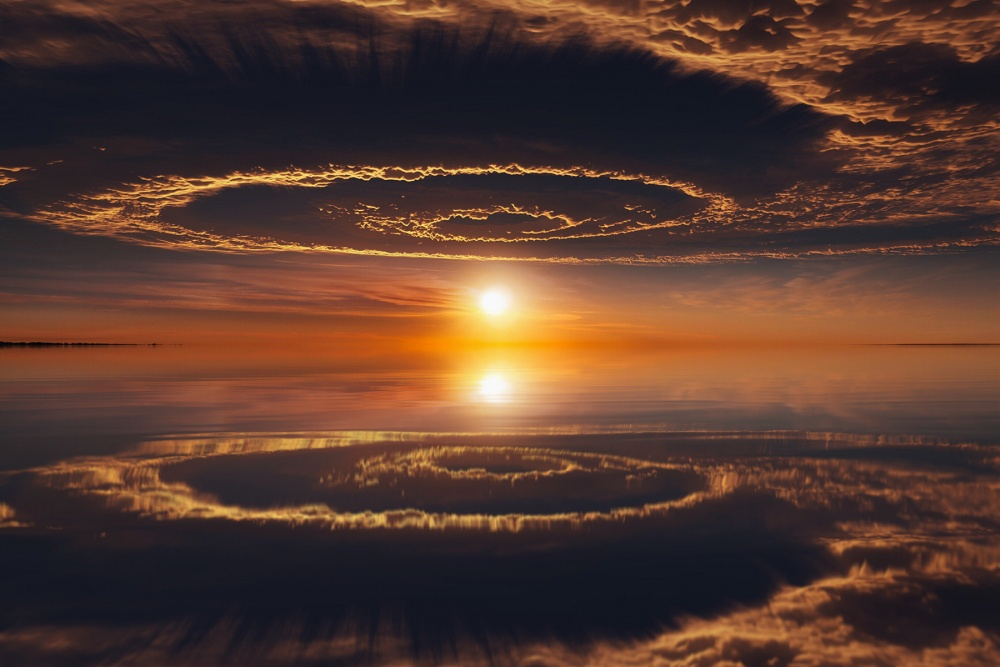
#> input picture image.jpg, 1000 x 667 px
$ python tool.py
#> lines starting #> are read from the running program, lines starting #| are printed output that depends on the picture; after the words box and inside, x2 and y2 are one past the last pixel; in counts of white or black regions, pixels touching at a corner belong together
#> in main, image is the input picture: shape (667, 1000, 3); mean B, G, R 46.6, 57.8, 86.6
import cv2
import os

def resize_image(image, width=None, height=None):
#> called with width = 400
    if width is None and height is None:
        return image
    dim = None
    (h, w) = image.shape[:2]
#> h = 667; w = 1000

    if width is None:
        r = height / float(h)
        dim = (int(w * r), height)
    else:
        r = width / float(w)
#> r = 0.4
        dim = (width, int(h * r))
#> dim = (400, 266)
    resized = cv2.resize(image, dim, interpolation=cv2.INTER_AREA)
    return resized

def threshold_image(image, threshold_value=127, max_value=255):
    _, thresholded = cv2.threshold(image, threshold_value, max_value, cv2.THRESH_BINARY)
    return thresholded

def main():

    image_path = "image.jpg"
    if not os.path.isfile(image_path):
        print("Image file not found.")
        return
    image = cv2.imread(image_path)


    resized_image = resize_image(image, width=400)


    gray_image = cv2.cvtColor(resized_image, cv2.COLOR_BGR2GRAY)
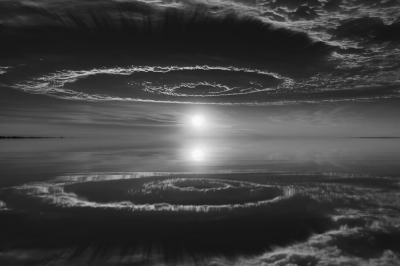
#> gray_image: shape (266, 400); min 9, max 249, mean 65.1


    thresholded_image = threshold_image(gray_image)
#> in threshold_image, `_, thresholded = cv2.threshold(image, threshold_value, max_value, cv2...`:
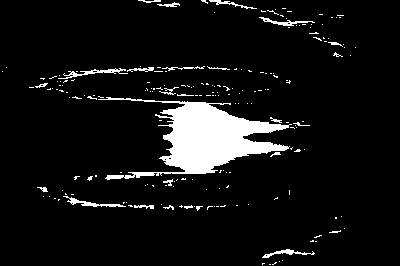
#> thresholded: shape (266, 400); 7.4% white; 194 white regions (171 under 20 px), largest, box (x1, y1, x2, y2) and area: (98, 97, 292, 180) 5857, (58, 68, 128, 79) 213, (63, 196, 126, 207) 189


    cv2.imshow("Original Image", resized_image)
    cv2.imshow("Thresholded Image", thresholded_image)
    cv2.waitKey(0)
    cv2.destroyAllWindows()

if __name__ == "__main__":
    main()
